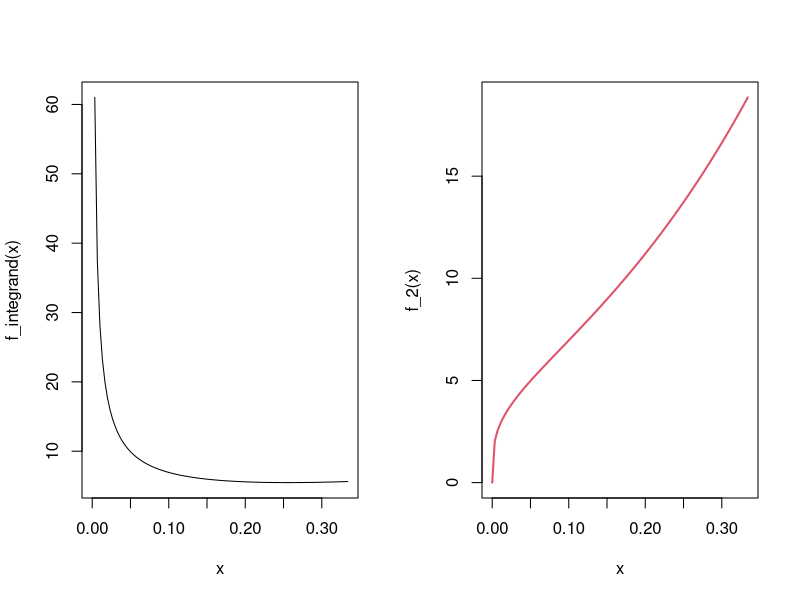

Recreate this plot in R.
# some prefab examples:
# Example - decaying behaviour
event_time <- 0.333964
hazard_gamma <- 0.280632
alpha <- 1.71436
beta_one <- 1.641

f_integrand <- function(x) {
  x^(hazard_gamma - 1) * exp(alpha * beta_one * x)
}
f_alt <- function(x) {
  exp((hazard_gamma - 1) * log(x) + alpha * beta_one * x)
}
f_2 <- function(x) { ## "robustified" integrand
  sgn <- alpha/abs(alpha) * beta_one/abs(beta_one) ## alpha and beta_1 can be negative...
  lf <- log(abs(alpha)) + log(abs(beta_one)) -log(hazard_gamma) +  hazard_gamma * log(x) + alpha * beta_one * x
  ans <- sgn * exp(lf)
  return(ans)
}

par(mfrow = c(1, 2))
curve(f_integrand, from = 0, to = event_time)
curve(f_2, from = 0, to = event_time, col = 2, lwd = 2)

###
Q1 <- function(t){
  ans <- integrate(f_integrand, lower = 0, upper = t)
  return(ans)
}
Q2 <- function(t){
  ans <- integrate(f_alt, lower = 0, upper = t) 
  return(ans)
}
Q3 <- function(t){
  ans <- integrate(f_2, lower = 0, upper = t) 
  ans$value <- exp(hazard_gamma * log(t) + alpha*beta_one*t - log(hazard_gamma)) - ans$value
  return(ans)
}

Q1(event_time)
Q2(event_time)
Q3(event_time)

t1 <- function(t) Q1(t)$value
t2 <- function(t) Q2(t)$value
t3 <- function(t) Q3(t)$value

bench::mark(
  t1(event_time), 
  t2(event_time), 
  t3(event_time)
)
